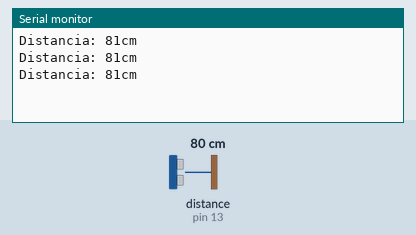
Simulated run of this sketch. Board: Arduino Uno, built with avr-gcc and run on an emulated ATmega328P. Parts: the last lines printed to the serial monitor. The inputs (shaded band) are chosen by the test bench; at power-on: distance to the obstacle (sensor on pin 13) 80 cm. The echo pulse lasts 58.3 µs per cm.

Above: at 1.9 s.
2.0 s: distance to the obstacle (sensor on pin 13) set to 2 cm
At 3.0 s:
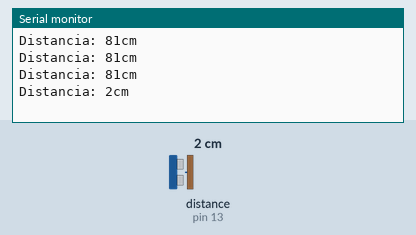
3.5 s: distance to the obstacle (sensor on pin 13) set to 4 cm
At 4.2 s:
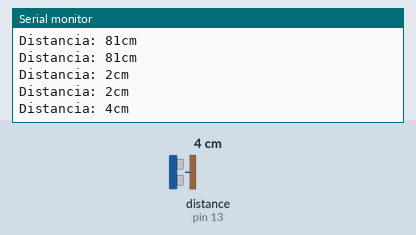
Timing chart, 0 to 6.5 s (numbered marks = the images above; inputs shaded):
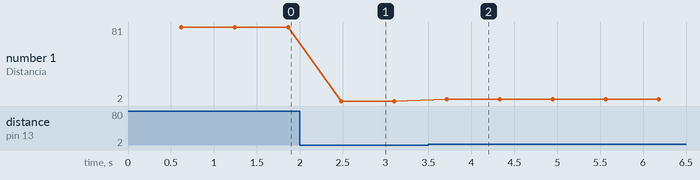

Measured:
- after the input at 2.0 s, the serial monitor: prints a new line after 0.48 s (image 1)
- after the input at 3.5 s, the serial monitor: prints a new line after 0.22 s (image 2)
- plotted number 1: 81 → 2 after the input at 2.0 s, 2 → 4 after the input at 3.5 s

The sketch:

ultrasonico.ino
```cpp
#include <NewPing.h>

#define TRIGGER_PIN 12
#define ECHO_PIN 13
#define MAX_DISTANCE 200

NewPing sonar(TRIGGER_PIN, ECHO_PIN, MAX_DISTANCE);
int uS, totalDistance;
void setup(){
  Serial.begin(9600);
}

void loop(){
  delay(500);
  uS = sonar.ping_median();
  totalDistance = uS/US_ROUNDTRIP_CM;
  Serial.print("Distancia: ");
  Serial.print(totalDistance);
  Serial.println("cm");
}
```
